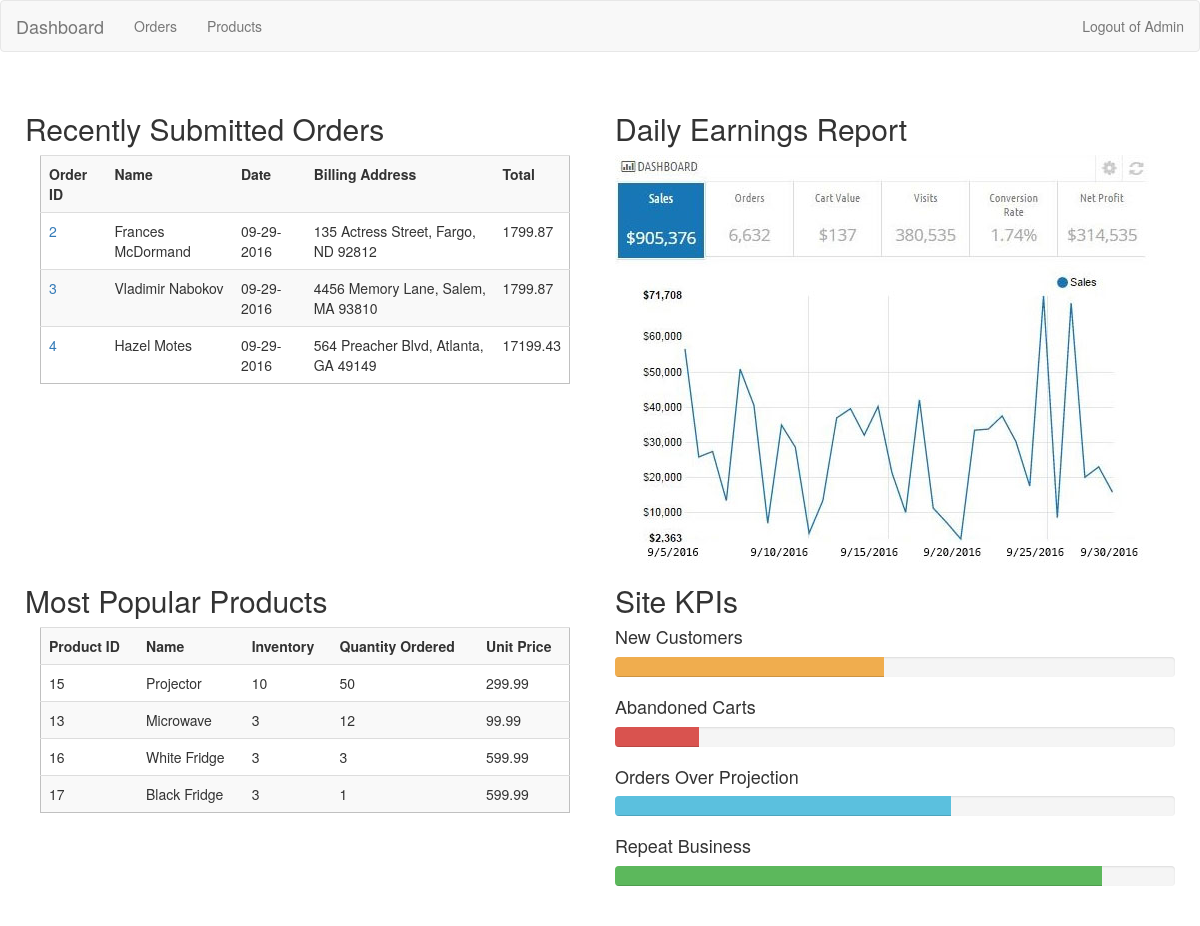
Screenshot of /index.php/welcome/adminDashboard with the database file from the repository.
### tables this page shows
CREATE TABLE `orders` (
  `id` int(11) NOT NULL AUTO_INCREMENT,
  `user_id` int(11) NOT NULL,
  `status` tinyint(4) DEFAULT NULL,
  `created_at` datetime DEFAULT NULL,
  `updated_at` datetime DEFAULT NULL,
  PRIMARY KEY (`id`)
);

CREATE TABLE `users` (
  `id` int(11) NOT NULL AUTO_INCREMENT,
  `first_name` varchar(255) DEFAULT NULL,
  `last_name` varchar(255) DEFAULT NULL,
  `user_level` tinyint(4) DEFAULT NULL,
  `shipping_address_id` int(11) DEFAULT NULL,
  `billing_id` int(11) DEFAULT NULL,
  `created_at` datetime DEFAULT NULL,
  `updated_at` datetime DEFAULT NULL,
  PRIMARY KEY (`id`)
);

CREATE TABLE `orders_products` (
  `order_id` int(11) NOT NULL,
  `product_id` int(11) NOT NULL,
  `quantity` int(11) DEFAULT NULL,
  PRIMARY KEY (`order_id`,`product_id`)
);

CREATE TABLE `products` (
  `id` int(11) NOT NULL AUTO_INCREMENT,
  `name` varchar(255) DEFAULT NULL,
  `price` decimal(10,2) DEFAULT NULL,
  `inventory` int(11) DEFAULT NULL,
  `description` text,
  `is_personal` tinyint(4) DEFAULT NULL,
  `category_id` int(11) NOT NULL,
  PRIMARY KEY (`id`)
);

### application/controllers/Welcome.php (called while the page is built, shortened)
<?php
class Welcome extends CI_Controller {
	public function adminDashboard() {
		$this->load->model('Order');
		$data = $this->Order->getAllOrdersLimited();
		$top = $this->Order->topProducts();
		$this->load->view('adminDashView', array('orders' => $data, 'products' => $top ));
	}
}

### index.php (called while the page is built, shortened)
<?php
require_once BASEPATH.'core/CodeIgniter.php';

### application/models/Order.php (called while the page is built, shortened)
<?php
class Order extends CI_Model {
	public function getAllOrdersLimited()
	{
		return $this->db->query("SELECT orders.id, users.first_name, users.last_name, DATE_FORMAT(orders.created_at, '%m-%d-%Y') as date, CONCAT(street, ', ', city, ', ', state, ' ', zip) as billing_address, SUM(products.price * orders_products.quantity) as total, orders.status FROM orders JOIN users ON orders.user_id=users.id JOIN billing ON users.billing_id=billing.id JOIN addresses ON billing_address_id=addresses.id JOIN orders_products ON orders_products.order_id = orders.id JOIN products ON products.id=orders_products.product_id GROUP BY orders.id LIMIT 3")->result_array();
	}
	public function topProducts() {
		$query ="SELECT * FROM products
			JOIN orders_products ON products.id = orders_products.product_id
			GROUP BY products.id
			order by quantity DESC
			limit 4";
		return $this->db->query($query)->result_array();
	}
}

### application/views/adminDashView.php (the view, shortened to what this page needs)
<div class="container">
	<div class="row">
		<div class="col-sm-6">
			<h2> Recently Submitted Orders</h2>
			<div class="col-md-12">
			<table class="table table-striped outlined">
			<tr>
				<th>Order ID</th>
				<th>Name</th>
				<th>Date</th>
				<th>Billing Address</th>
				<th>Total</th>
			</tr>
				<?php foreach ($orders as $order) { ?>
			<tr>
				<td><a href="/dashboard/orders/show/<?=$order['id']?>"><?=$order['id']?></a></td>
				<td><?=$order['first_name']?> <?=$order['last_name']?></td>
				<td><?=$order['date']?></td>
				<td><?=$order['billing_address'] ?></td>
				<td><?= $order['total'] ?></td>
			</tr>
			<?php } ?>
			</table>
			</div>
		</div>
		<div class="col-sm-6">
			<h2> Daily Earnings Report </h2>
			<img src="/assets/img/dashboard.jpg" alt="dashboard">
		</div>
	</div>
	<div class="row">
		<div class="col-sm-6">
			<h2> Most Popular Products </h2>
			<div class="col-md-12">
				<table class="table table-striped outlined">
				<tr>
					<th>Product ID</th>
					<th>Name</th>
					<th>Inventory</th>
					<th>Quantity Ordered</th>
					<th>Unit Price</th>
				</tr>
					<?php foreach ($products as $product) { ?>
				<tr>
					<td><?=$product['id']?></td>
					<td><?=$product['name']?></td>
					<td><?=$product['inventory']?></td>
					<td><?=$product['quantity'] ?></td>
					<td><?=$product['price'] ?></td>
				</tr>
				<?php } ?>
				</table>
			</div>
		</div>
		<div class="col-sm-6">
			<h2> Site KPIs </h2>
			<h4>New Customers</h4>
			<div class="progress">
			  <div class="progress-bar progress-bar-warning" role="progressbar" aria-valuenow="40" aria-valuemin="0" aria-valuemax="100" style="width: 48%">
			  </div>
			</div>
			<h4>Abandoned Carts</h4>
			<div class="progress">
			  <div class="progress-bar progress-bar-danger" role="progressbar" aria-valuenow="20" aria-valuemin="0" aria-valuemax="100" style="width: 15%">
			  </div>
			</div>
			<h4>Orders Over Projection</h4>
			<div class="progress">
			  <div class="progress-bar progress-bar-info" role="progressbar" aria-valuenow="60" aria-valuemin="0" aria-valuemax="100" style="width: 60%">
			  </div>
			</div>
			<h4>Repeat Business</h4>
			<div class="progress">
			  <div class="progress-bar progress-bar-success" role="progressbar" aria-valuenow="80" aria-valuemin="0" aria-valuemax="100" style="width: 87%">
			  </div>
			</div>
		</div>
	</div>
</div>

### assets/css/style.css (style rules this page uses)
* { margin: 0; padding: 0; }
.container { background: white; padding:20px 10px; border-radius:20px; }
.outlined { border:1px solid silver; border-radius:10px; padding:10px; margin-bottom: 10px; }

### rows the page displays
orders: id "2", user.first_name "Frances", user.last_name "McDormand", date "09-29-2016", billing_address "135 Actress Street, Fargo, ND 92812", total "1799.87"
orders: id "3", user.first_name "Vladimir", user.last_name "Nabokov", date "09-29-2016", billing_address "4456 Memory Lane, Salem, MA 93810", total "1799.87"
orders: id "4", user.first_name "Hazel", user.last_name "Motes", date "09-29-2016", billing_address "564 Preacher Blvd, Atlanta, GA 49149", total "17199.43"
orders_products: product "15", product.name "Projector", product.inventory "10", quantity "50", product.price "299.99"
orders_products: product "13", product.name "Microwave", product.inventory "3", quantity "12", product.price "99.99"
orders_products: product "16", product.name "White Fridge", product.inventory "3", quantity "3", product.price "599.99"
orders_products: product "17", product.name "Black Fridge", product.inventory "3", quantity "1", product.price "599.99"
